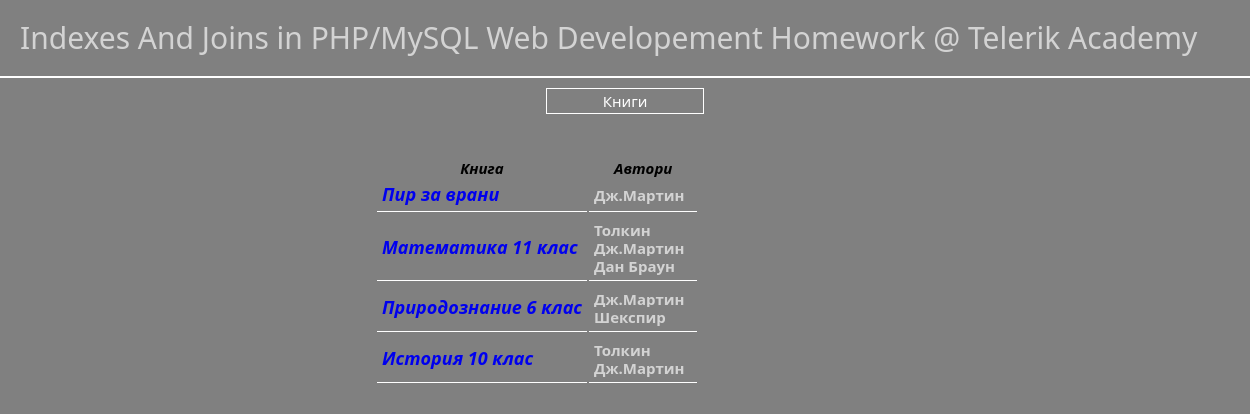
/homework5/booksList.php?authorID=2, run on the app's committed database.
### tables this page shows
CREATE TABLE IF NOT EXISTS `books_authors` (
  `book_id` int(11) NOT NULL,
  `author_id` int(11) NOT NULL
);

CREATE TABLE IF NOT EXISTS `books` (
  `book_id` int(11) NOT NULL AUTO_INCREMENT,
  `book_title` varchar(50) NOT NULL,
  PRIMARY KEY (`book_id`)
);

CREATE TABLE IF NOT EXISTS `authors` (
  `author_id` int(11) NOT NULL AUTO_INCREMENT,
  `author_name` varchar(50) NOT NULL,
  PRIMARY KEY (`author_id`)
);

### homework5/booksList.php (the view, shortened to what this page needs)
<?php
require './includes/globals.php';
include './includes/header.php';
?>
<div class="index-btn"><a href="index.php">Книги</a></div>
<div class="table-wrapper">
<table>
<tr><th>Книга</th><th>Автори</th></tr>
<?php
        if ($connection) {
            if (isset($_GET['authorID']) && is_numeric($_GET['authorID'])) {
                $getAllBooksByAuthorQuery = mysqli_query($connection, 'SELECT * FROM authors INNER JOIN books_authors ON authors.author_id=books_authors.author_id INNER JOIN books ON books_authors.book_id=books.book_id WHERE authors.author_id="'.$_GET['authorID'].'"');
                if ($getAllBooksByAuthorQuery->num_rows > 0) {
                     while ($row=$getAllBooksByAuthorQuery->fetch_assoc()) {
                        echo '<tr><td><div class="book-title"><a href="book.php?book_id='.$row['book_id'].'">'.$row['book_title'].'</a></div></td><td>';
                        $getAllAuthorsForGivenBookQuery = mysqli_query($connection, 'SELECT * FROM authors INNER JOIN books_authors ON authors.author_id=books_authors.author_id INNER JOIN books ON books_authors.book_id=books.book_id WHERE book_title="'.$row['book_title'].'"');
                        while ($row2=$getAllAuthorsForGivenBookQuery->fetch_assoc()) {
                            echo '<div class="author-name"><a href="booksList.php?authorID='.$row2['author_id'].'">'.$row2['author_name'].' </a></div>';
                        }
                     echo '</td><tr>';
                     }
                }
                else {
                    echo '<div class="error-msg">No such author or no books added with this author</div>';
                }
            }
            else {
                echo '<div class="error-msg">No such author</div>';
            }
        }
        else    {
            echo 'No connection to database - '.mysqli_connect_error();
        }
?>
</table>
</div>
<?php
include './includes/footer.php';
?>

### homework5/includes/header.php (shortened to what this page needs)
<!DOCTYPE html>
<html>
    <head>
    </head>
    <body>
        <div id="header">
            Indexes And Joins in PHP/MySQL Web Developement Homework @ Telerik Academy
        </div>

### homework5/includes/footer.php
</body>
</html>

### data on the page
books_authors: book.book_title "Пир за врани", author.author_name "Дж.Мартин"
books_authors: book.book_title "Математика 11 клас", author.author_name "Дж.Мартин"
books_authors: author.author_name "Толкин"
books_authors: author.author_name "Дан Браун"
books_authors: book.book_title "Природознание 6 клас", author.author_name "Дж.Мартин"
books_authors: author.author_name "Шекспир"
books_authors: book.book_title "История 10 клас", author.author_name "Дж.Мартин"
books_authors: author.author_name "Толкин"
